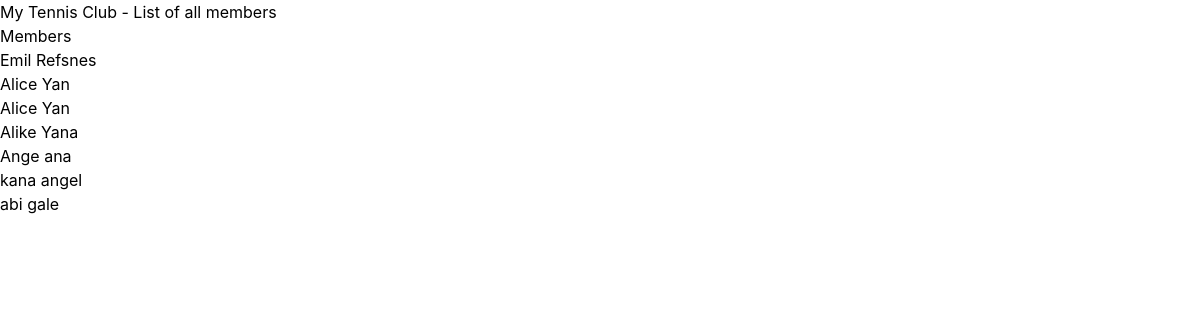
The page /members/ on the database its author committed.
### members/models.py (models this page shows)
class Member(models.Model):
  firstname = models.CharField(max_length=255)
  lastname = models.CharField(max_length=255)
  phone = models.PositiveIntegerField(null=True)
  joined_date = models.DateField(null=True)

### members/views.py (the view)
# urls.py: path('', views.members, name='members'),
def members(request):
  mymembers = Member.objects.all().values()
  template = loader.get_template('all_members.html')
  context = {
    'mymembers': mymembers,
  }
  return HttpResponse(template.render(context, request))

### members/templates/all_members.html (shortened to what this page needs)
{% extends "base.html" %}
{% load static %}
{% load tailwind_tags %}
{% block content%}
<h1>Members</h1>
<ul>
  {% for x in mymembers %}
    <li><a href="{% url 'details' x.id %}">{{ x.firstname }} {{ x.lastname }}</a></li>
  {% endfor %}
</ul>
{% endblock %}

### theme/templates/base.html (shortened to what this page needs)
{% load static tailwind_tags %}
<!DOCTYPE html>
<html lang="en">
<head>
    {% tailwind_css %}
</head>
<body>
    {% block content %}
    {% endblock %}
</body>
</html>

### rows shown on the page
Member: firstname "Emil", lastname "Refsnes"
Member: firstname "Alice", lastname "Yan"
Member: firstname "Alice", lastname "Yan"
Member: firstname "Alike", lastname "Yana"
Member: firstname "Ange", lastname "ana"
Member: firstname "kana", lastname "angel"
Member: firstname "abi", lastname "gale"
